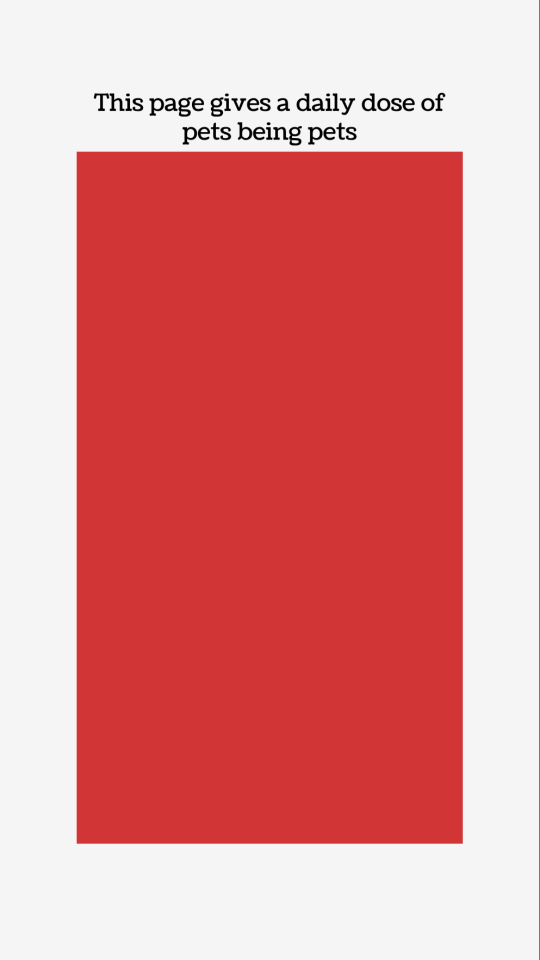
#> input picture image.png, 1080 x 1920 px (shown at 1/2 size)
$ python templateAdder.py
#> lines starting #> are read from the running program, lines starting #| are printed output that depends on the picture; after the words box and inside, x2 and y2 are one past the last pixel; in counts of white or black regions, pixels touching at a corner belong together
import os
os.environ["IMAGEIO_FFMPEG_EXE"] = "/opt/homebrew/Cellar/ffmpeg/6.1.1_5/bin/ffmpeg"

import cv2
import moviepy.editor as mpy
import numpy as np

# Step 1: Detect the dimensions and location of the red rectangle
image_path = "image.png"
video_path = "video.mp4"

image = cv2.imread(image_path)
#> image is the input picture: shape (1920, 1080, 3); mean B, G, R 144.3, 144.3, 224.7

# Convert the image to HSV color space
hsv = cv2.cvtColor(image, cv2.COLOR_BGR2HSV)
#> hsv: shape (1920, 1080, 3); mean H, S, V 0, 97.9, 224.7

# Define the range for red color in HSV
lower_red = (0, 120, 70)
upper_red = (10, 255, 255)

# Threshold the HSV image to get only red colors
mask = cv2.inRange(hsv, lower_red, upper_red)
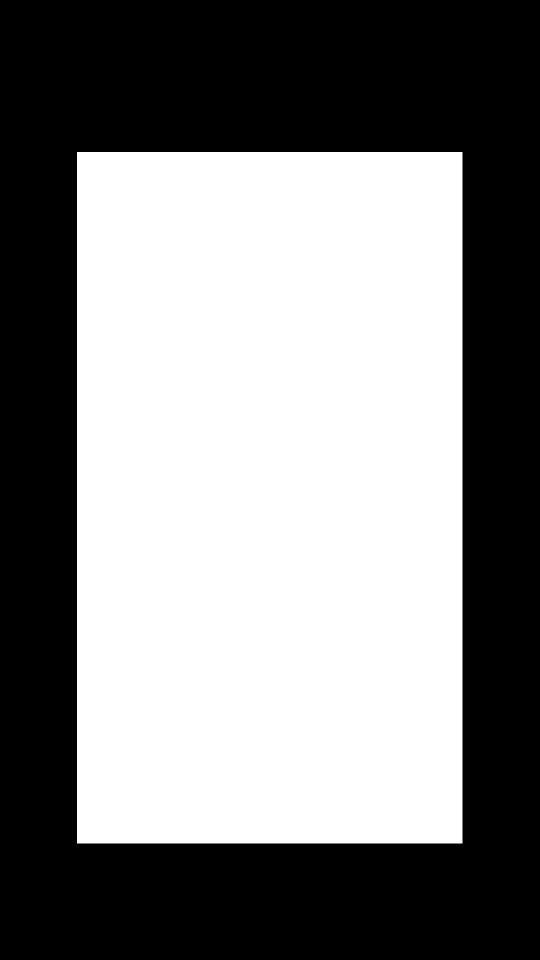
#> mask: shape (1920, 1080) (shown at 1/2 size); 51.4% white; 1 black region, box (x1, y1, x2, y2) and area: (0, 0, 1080, 1920) 1007307

# Find contours in the mask
contours, _ = cv2.findContours(mask, cv2.RETR_EXTERNAL, cv2.CHAIN_APPROX_SIMPLE)
#> contours = [[[154, 304], [154, 1686], [924, 1686], [924, 304]]]

# Find the largest contour which represents the red rectangle
largest_contour = max(contours, key=cv2.contourArea)
#> largest_contour = [[154, 304], [154, 1686], [924, 1686], [924, 304]]

# Calculate the bounding rectangle for the largest contour
x, y, w, h = cv2.boundingRect(largest_contour)
#> x = 154; y = 304; w = 771; h = 1383

# Print the dimensions and location of the red rectangle
print(f"Red rectangle dimensions: {w}x{h}")
#| Red rectangle dimensions: 771x1383
print(f"Red rectangle position: x={x}, y={y}")
#| Red rectangle position: x=154, y=304
#> (the run stopped early here; a loop or call above may not have finished)
